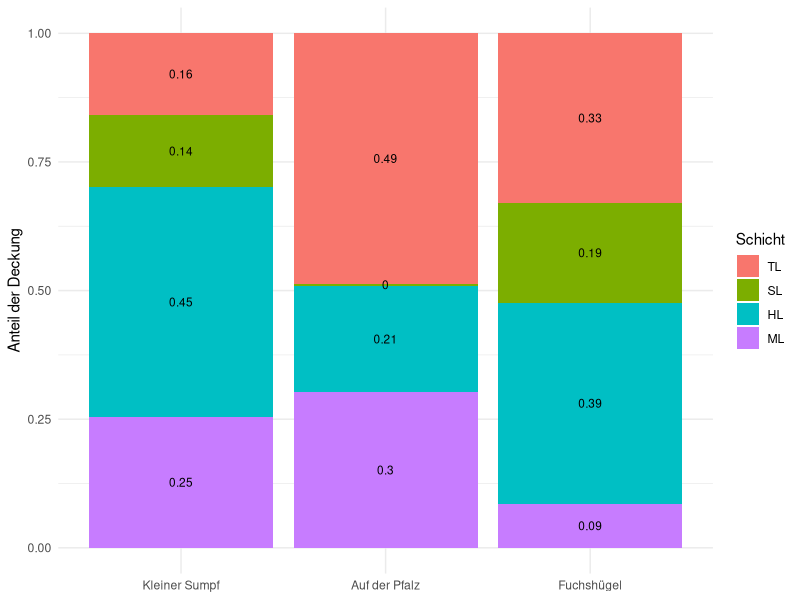

Source code (R): (Note: this script raises an error after producing the figure.)
## ---- chunk 1
library(tidyverse)
library(readxl)
library(writexl)
library(vegan)
library(ggplot2)
## ---- chunk 2
#| label: read data
#| output: true
vegdata <- read.csv("vegdata_final.csv")
str(vegdata)
#spalten anders ordnen
vegdata <- vegdata %>%
  relocate(Transekt, Transektnummer, .after = Name)
str(vegdata)
#entfernen von Arten, die auf der Artenliste waren, aber in keinem der Plots vorkommen
vegdata <- vegdata[, c(
  names(vegdata)[1:5],
  names(vegdata)[6:ncol(vegdata)][
    colSums(vegdata[, 6:ncol(vegdata)], na.rm = TRUE) > 0
  ]
)]
str(vegdata)
## ---- chunk 3
#| label: convert to long format
#| output: false

#Umwandeln zu Long format: 0-Werte bleiben erhalten

rownames(vegdata) <- vegdata$Name 
vegdata$Name <- NULL 
ncol(vegdata) 
str(vegdata)
art_cols <- grep("_(TL|HL|ML|SL)$", names(vegdata), value = TRUE)
veg_long <- vegdata %>%
  rownames_to_column("Name") %>%
  pivot_longer(cols = all_of(art_cols), names_to = "Art_full", values_to = "Deckung") %>% 
  tidyr::separate(Art_full, into = c("Art", "Schicht"), sep = "_(?=[A-Z]{1,2}$)")
#sep trennt die Schicht sauber ab, da Arten als Gattung_Epitheton_Schicht vorliegen
str(veg_long)
## ---- chunk 4
#| label: create subsets

#subsets für jede fläche machen
Lic_subset <- subset(veg_long, site == "Lic")
MN_subset <- subset(veg_long, site =="Meu_nass")
MT_subset <- subset(veg_long, site =="Meu_trock")

## ---- chunk 5
#mittlere Deckungen
p1 <- Lic_subset %>%
  group_by(Art) %>%
  summarise(
    mean_deckung = mean(Deckung, na.rm = TRUE),
    n = sum(Deckung > 0)
  ) %>%
  arrange(desc(mean_deckung)) %>%
  slice_head(n = 10) %>%
  ggplot(aes(x = reorder(Art, mean_deckung), y = mean_deckung)) +
  geom_col(fill = "darkgreen") +
  geom_text(aes(label = paste0("n=", n)),
            hjust = -0.1, size = 3) +
  coord_flip() +
  scale_y_continuous(limits = c(0, 45))+
  labs(
    x = "Art",
    y = "Mittlere Deckung %",
    title = "Kleiner Sumpf"
  ) +
  theme_minimal()

p2 <- MN_subset %>%
  group_by(Art) %>%
  summarise(
    mean_deckung = mean(Deckung, na.rm = TRUE),
    n = sum(Deckung > 0)
  ) %>%
  arrange(desc(mean_deckung)) %>%
  slice_head(n = 10) %>%
  ggplot(aes(x = reorder(Art, mean_deckung), y = mean_deckung)) +
  geom_col(fill = "darkgreen") +
  geom_text(aes(label = paste0("n=", n)),
            hjust = -0.1, size = 3) +
  coord_flip() +
  scale_y_continuous(limits = c(0, 45))+
  labs(
    x = "Art",
    y = "Mittlere Deckung %",
    title = "Auf der Pfalz"
  ) +
  theme_minimal()

p3 <- MT_subset %>%
  group_by(Art) %>%
  summarise(
    mean_deckung = mean(Deckung, na.rm = TRUE),
    n = sum(Deckung > 0)
  ) %>%
  arrange(desc(mean_deckung)) %>%
  slice_head(n = 10) %>%
  ggplot(aes(x = reorder(Art, mean_deckung), y = mean_deckung)) +
  geom_col(fill = "darkgreen") +
  geom_text(aes(label = paste0("n=", n)),
            hjust = -0.1, size = 3) +
  coord_flip() +
  scale_y_continuous(limits = c(0, 45))+
  labs(
    x = "Art",
    y = "Mittlere Deckung %",
    title = "Fuchshügel"
  ) +
  theme_minimal()

#p_all <- (p1/p2/p3)+plot_annotation(
#    title = "Top 10 Arten nach mittlerer Deckung",
#    theme = theme(plot.title = element_text(size = 18, face = "bold", hjust = 0.5)))
#ggsave("top10_deckung.png", p_all,
#       width = 14, height = 6, dpi = 300)
## ---- chunk 6
layer_deckung <- veg_long %>%
  group_by(site, Schicht) %>%
  summarise(Deckung = mean(Deckung, na.rm = TRUE), .groups = "drop") %>%
  group_by(site) %>%
  mutate(prop = Deckung / sum(Deckung))
str(layer_deckung)

layer_deckung$Schicht <- factor(
  layer_deckung$Schicht,
  levels = c("TL", "SL", "HL", "ML")
)
  
ggplot(layer_deckung, aes(x = site, y = prop, fill = Schicht)) +
  geom_col() +
  labs(y = "Anteil der Deckung", x = NULL) +
  geom_text(aes(label = round(prop,2)), size = 3, position = position_stack(vjust = 0.5))+
  scale_x_discrete(labels = c(
    "Meu_nass" = "Auf der Pfalz",
    "Meu_trock" = "Fuchshügel",
    "Lic" = "Kleiner Sumpf"))+
  theme_minimal()

#ggplot(layer_deckung, aes(fill=Schicht, y=Deckung, x=site)) + 
#    geom_bar(position="fill", stat="identity")
## ---- chunk 7
# Zeigerwerte von GBIF
zeigerwerte <- read.table("dwca-zeigerwerte-v1.2/ellenberg.txt",sep = "\t", header = TRUE)
zeigerwerte <- zeigerwerte %>%
  rename(gbif_name = id)
# Liste meiner Arten, Artnamen für GBIF-Artnamen angepasst
mapping <- read_xlsx("artenliste_mapping.xlsx")

# Tabellen zusammenführen
zeiger_mapped <- zeigerwerte %>%
  inner_join(mapping, by = "gbif_name") %>%
  select(gbif_name, my_name, light, temperature, continental, wetness, alkalinity, nitrogen, salinity)

# Tabelle aufräumen
zeiger_mapped <- zeiger_mapped %>%
  mutate(across(
    c(light, temperature, continental, wetness, alkalinity, nitrogen, salinity),
    ~ str_remove_all(.x, "[~()xX=]") %>%
      as.numeric()
  ))
zeiger_mapped <- zeiger_mapped %>%
  rename(Art = my_name)
zeiger_mapped <- zeiger_mapped %>%
  select(-gbif_name)
## ---- chunk 8
#gewichtete zeigerwerte berechnen
combined_data <- left_join(veg_long, zeiger_mapped, by = "Art")
str(combined_data)

weighted_values <- combined_data %>%
  group_by(plot.ID, Name, site, Transekt, Transektnummer) %>%
  summarise(
    Weighted_light = sum(Deckung * light, na.rm = TRUE) / sum(Deckung, na.rm = TRUE),
    Weighted_temperature = sum(Deckung * temperature, na.rm = TRUE) / sum(Deckung, na.rm = TRUE),
    Weighted_wetness = sum(Deckung * wetness, na.rm = TRUE) / sum(Deckung, na.rm = TRUE),
    Weighted_nitrogen = sum(Deckung * nitrogen, na.rm = TRUE) / sum(Deckung, na.rm = TRUE),
    Weighted_continental = sum(Deckung * continental, na.rm = TRUE) / sum(Deckung, na.rm = TRUE),
    Weighted_alkalinity = sum(Deckung * alkalinity, na.rm = TRUE) / sum(Deckung, na.rm = TRUE),
    Weighted_salinity = sum(Deckung * salinity, na.rm = TRUE) / sum(Deckung, na.rm = TRUE),
    .groups = "drop"
  )

#write_xlsx(weighted_values, "Zeigerwerte_gewichtet.xlsx")
## ---- chunk 9
####species richness, Shannon Index, relative Häufigkeit und species evenness bestimmen####

#anlegen einer Vegetationsmatrix
comm_matrix <- veg_long %>%
  group_by(plot.ID, Art) %>%
  summarise(Deckung = sum(Deckung), .groups = "drop") %>%
  tidyr::pivot_wider(
    names_from = Art,
    values_from = Deckung,
    values_fill = 0
  ) %>%
  tibble::column_to_rownames("plot.ID")
str(comm_matrix)

#berechnen von species richness, shannon Index, relativer Häufigkeit und Evenness

species_richness <- specnumber(comm_matrix)
shannon_index <- diversity(comm_matrix, index = "shannon")
relative_freq <- decostand(comm_matrix, method = "total")
species_evenness <- shannon_index / log(specnumber(comm_matrix))

# Ergebnisse in ein Dataframe packen:

results <- data.frame(
  Plot = rownames(comm_matrix),
  Richness = species_richness,
  Shannon = shannon_index,
  Evenness = species_evenness)

print(results)

#als Excel speichern
#write_xlsx(results, "Ergebnisse_species_richness.xlsx")
## ---- chunk 10
pca <- rda(comm_matrix)
plot(pca)
summary(pca)
#achsen super lang, leiber dca machen

dca <- decorana(comm_matrix)
summary(dca)

cor(weighted_values[, c(
  "Weighted_light",
  "Weighted_wetness",
  "Weighted_temperature",
  "Weighted_nitrogen",
  "Weighted_alkalinity"
)])

fit <- envfit(dca, weighted_values[, c("Weighted_light",
    "Weighted_temperature",
    "Weighted_wetness",
    "Weighted_nitrogen",
    "Weighted_alkalinity")])
fit

plot(dca)
arrows <- as.data.frame(scores(fit, display = "vectors"))
arrows$Variable <- rownames(arrows)

dca_scores <- scores(dca, display = "sites")
dca_df <- as.data.frame(dca_scores)
dca_df$Name <- rownames(dca_df)
dca_df$site <- vegdata$site[match(dca_df$Name, vegdata$plot.ID)]

ggplot(dca_df, aes(DCA1, DCA2, colour = site)) +
  geom_point(size = 2) +

  geom_segment(
    data = arrows,
    aes(
      x = 0, y = 0,
      xend = DCA1 * 2,
      yend = DCA2 * 2
    ),
    inherit.aes = FALSE,
    arrow = arrow(length = unit(0.25, "cm")),
    colour = "black"
  ) +

  geom_text(
    data = arrows,
    aes(
      x = DCA1 * 2,
      y = DCA2 * 2,
      label = Variable
    ),
    inherit.aes = FALSE
  ) +

  theme_minimal()
